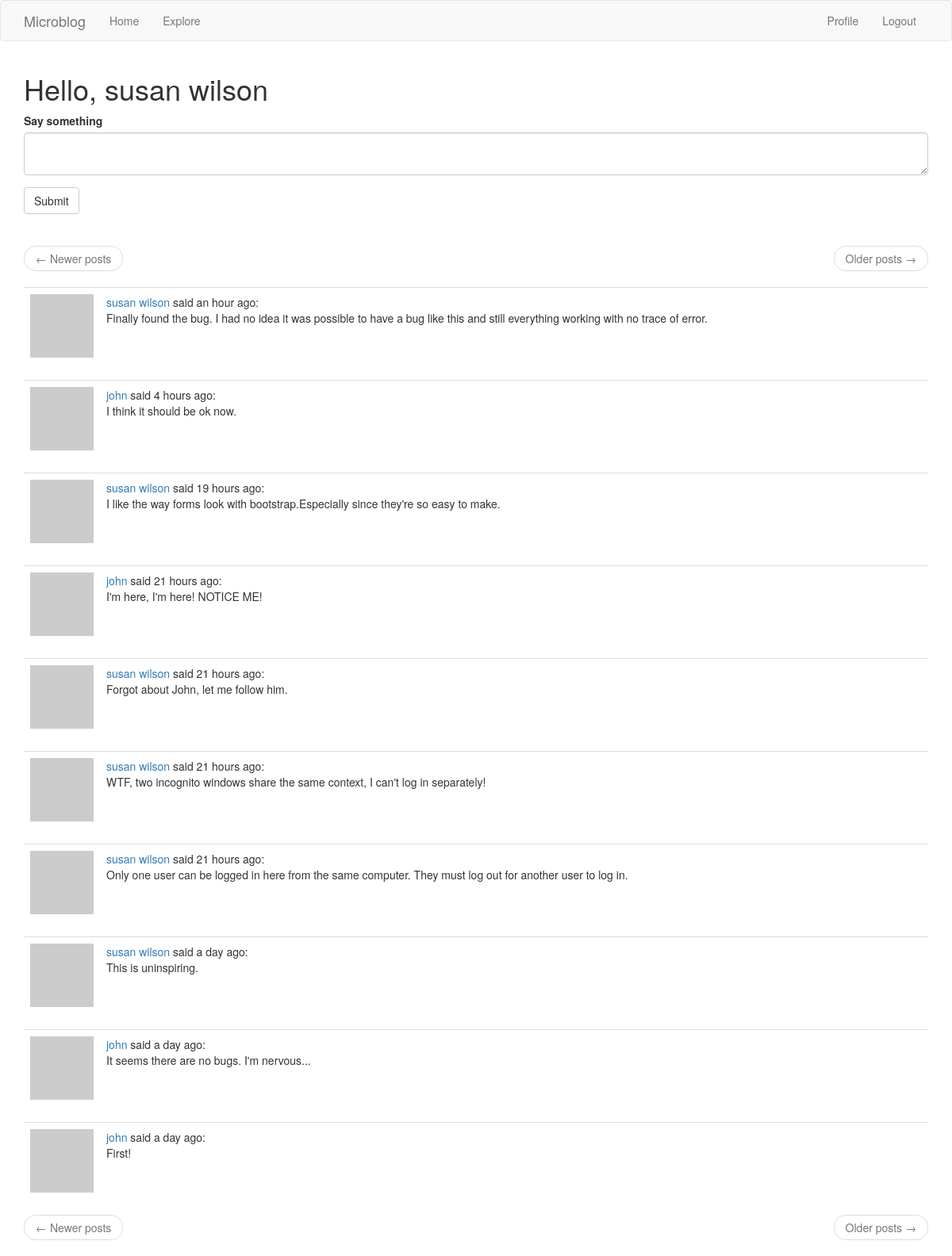
The page /index (signed in) on the database its author committed.
### app/models.py (models this page shows, shortened)
class User(UserMixin, db.Model):
    id = db.Column(db.Integer, primary_key=True)
    username = db.Column(db.String(64), index=True, unique=True)
    email = db.Column(db.String(120), index=True, unique=True)
    password_hash = db.Column(db.String(128))
    about_me = db.Column(db.String(140))
    last_seen = db.Column(db.DateTime, default=datetime.utcnow)
    posts = db.relationship('Post', backref='author', lazy='dynamic')
    followed = db.relationship(
        'User', secondary=followers,
        primaryjoin=(followers.c.follower_id == id),
        secondaryjoin=(followers.c.followed_id == id),
        backref=db.backref('followers', lazy='dynamic'), lazy='dynamic')
    def avatar(self, size):
        digest = md5(self.email.lower().encode('utf-8')).hexdigest()
        return 'https://www.gravatar.com/avatar/{}?d=retro&s={}'.format(
            digest, size)
    def followed_posts(self):
        followed = Post.query.join(
            followers,
            (followers.c.followed_id == Post.user_id)
        ).filter(followers.c.follower_id == self.id)
        own = Post.query.filter_by(user_id=self.id)
        return followed.union(own).order_by(Post.timestamp.desc())

class Post(db.Model):
    id = db.Column(db.Integer, primary_key=True)
    body = db.Column(db.String(140))
    timestamp = db.Column(db.DateTime, index=True, default=datetime.utcnow)
    user_id = db.Column(db.Integer, db.ForeignKey('user.id'))
    language = db.Column(db.String(5))

### app/main/routes.py (the view, shortened to what this page needs)
@bp.route('/', methods=['GET', 'POST'])
@bp.route('/index', methods=['GET', 'POST'])
@login_required
def index():
    form = PostForm()
    page = request.args.get('page', 1, type=int)
    posts = current_user.followed_posts().paginate(
        page, current_app.config['POSTS_PER_PAGE'], False)
    next_url = url_for('main.index', page=posts.next_num) \
        if posts.has_next else None
    prev_url = url_for('main.index', page=posts.prev_num) \
        if posts.has_prev else None
    return render_template('index.html', title=_('Home'), form=form,
                           posts=posts.items,
                           next_url=next_url, prev_url=prev_url)

### app/main/forms.py
class PostForm(FlaskForm):
    post = TextAreaField(_l('Say something'), validators=[
        DataRequired(), Length(min=1, max=140)])
    submit = SubmitField(_l('Submit'))

### app/main/routes.py (called while the page is built)
@bp.before_app_request
def before_request():
    if current_user.is_authenticated:
        current_user.last_seen = datetime.utcnow()
        db.session.commit()
    g.locale = str(get_locale())

### app/models.py (called while the page is built)
@login.user_loader
def load_user(id):
    return User.query.get(int(id))

### app/main/templates/index.html
{% extends "base.html" %}
{% import 'bootstrap/wtf.html' as wtf %}
{% block app_content %}
  <h1>{{ _('Hello,') }} {{ current_user.username }}</h1>
  {% if form %}
    {{ wtf.quick_form(form) }}
    <br>
  {% endif %}
  {% if posts %}
    {% include '_page_nav.html' %}
    {% for post in posts %}
      {% include '_post.html' %}
    {% endfor %}
    {% include '_page_nav.html' %}
  {% else %}
    <p class="text-muted">{{ _('No posts') }}</p>
  {% endif %}
{% endblock %}

### app/main/templates/base.html (shortened to what this page needs)
{% extends 'bootstrap/base.html' %}
{% block navbar %}
  <nav class="navbar navbar-default">
    <div class="container">
      <div class="navbar-header">
        <a class="navbar-brand" href="{{ url_for('main.index') }}">Microblog</a>
      </div>
      <div class="collapse navbar-collapse" id="bs-example-navbar-collapse-1">
        <ul class="nav navbar-nav">
          <li><a href="{{ url_for('main.index') }}">{{ _('Home') }}</a></li>
          <li><a href="{{ url_for('main.explore') }}">{{ _('Explore') }}</a></li>
        </ul>
        <ul class="nav navbar-nav navbar-right">
          {% if current_user.is_anonymous %}
            <li><a href="{{ url_for('auth.login') }}">{{ _('Login') }}</a></li>
          {% else %}
            <li><a href="{{ url_for('main.user', username=current_user.username) }}">{{ _('Profile') }}</a></li>
            <li><a href="{{ url_for('auth.logout') }}">{{ _('Logout') }}</a></li>
          {% endif %}
        </ul>
      </div>
    </div>
  </nav>
{% endblock %}
{% block content %}
  <div class="container">
    {% block app_content %}{% endblock %}
  </div>
{% endblock %}

### app/main/templates/_page_nav.html
<nav aria-label="...">
  <ul class="pager">
    <li class="previous{% if not prev_url %} disabled{% endif %}">
      <a href="{{ prev_url or '#' }}">
        <span aria-hidden="true">&larr;</span> {{ _('Newer posts') }}
      </a>
    </li>
    <li class="next{% if not next_url %} disabled{% endif %}">
      <a href="{{ next_url or '#' }}">
        {{ _('Older posts') }} <span aria-hidden="true">&rarr;</span>
      </a>
    </li>
  </ul>
</nav>

### app/main/templates/_post.html (shortened to what this page needs)
<table class="table table-hover">
  <tr>
    <td width="40px"><img src="{{ post.author.avatar(40) }}"></td>
    <td>
      <a href="{{ url_for('main.user', username=post.author.username) }}">
        {{ post.author.username }}
      </a>
      {{ _('said') }} {{ moment(post.timestamp).fromNow() }}:
      <br>
      <span id="post{{ post.id }}">{{ post.body }}</span>
    </td>
  </tr>
</table>

### rows shown on the page
User: username "susan wilson"
Post: author.username "susan wilson", timestamp "an hour ago", body "Finally found the bug. I had no idea it was possible to have a bug like this and still everything working with no trace of error."
Post: author.username "john", timestamp "4 hours ago", body "I think it should be ok now."
Post: author.username "susan wilson", timestamp "19 hours ago", body "I like the way forms look with bootstrap.Especially since they're so easy to make."
Post: author.username "john", timestamp "21 hours ago", body "I'm here, I'm here! NOTICE ME!"
Post: author.username "susan wilson", timestamp "21 hours ago", body "Forgot about John, let me follow him."
Post: author.username "susan wilson", timestamp "21 hours ago", body "WTF, two incognito windows share the same context, I can't log in separately!"
Post: author.username "susan wilson", timestamp "21 hours ago", body "Only one user can be logged in here from the same computer. They must log out for another user to log in."
Post: author.username "susan wilson", timestamp "a day ago", body "This is uninspiring."
Post: author.username "john", timestamp "a day ago", body "It seems there are no bugs. I'm nervous..."
Post: author.username "john", timestamp "a day ago", body "First!"
